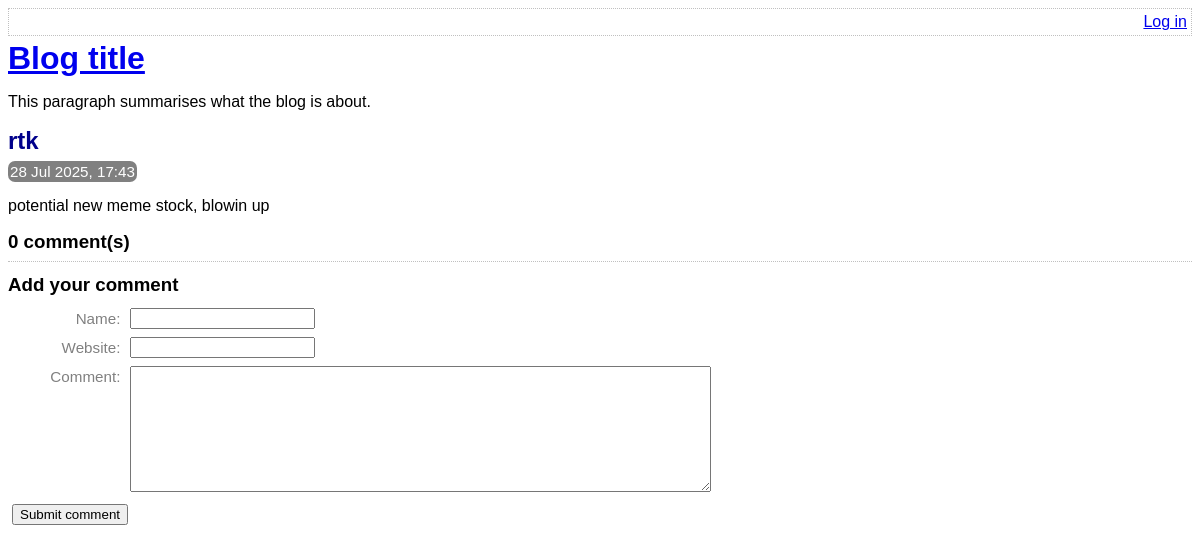
The app's page /view-post.php?post_id=6 with its own data.
### tables this page shows
CREATE TABLE post (
    id INTEGER PRIMARY KEY AUTOINCREMENT NOT NULL,
    title VARCHAR NOT NULL,
    body VARCHAR NOT NULL,
    user_id INTEGER NOT NULL,
    created_at TEXT NOT NULL,
    updated_at VARCHAR,
    FOREIGN KEY (user_id) REFERENCES user(id)
);

### lib/view-post.php (called while the page is built, shortened)
<?php
function getPostRow(PDO $pdo, $postId) {
    $stmt = $pdo->prepare(
        'SELECT
            title, created_at, body
        FROM
            post
        WHERE
            id = :id'
    );
    $result = $stmt->execute(
        array('id' => $postId, )
    );
    $row = $stmt->fetch(PDO::FETCH_ASSOC);
    return $row;
}

### view-post.php (the view, shortened to what this page needs)
<?php
require_once 'lib/common.php';
require_once 'lib/view-post.php';
if (isset($_GET['post_id'])) {
    $postId = (int) $_GET['post_id'];
} else {
    $postId = 0;
}
$pdo = getPDO();
$row = getPostRow($pdo, $postId);
?>
<!DOCTYPE html>
<html>
    <head>
        <?php require 'templates/head.php' ?>
    </head>
    <body>
        <?php require 'templates/title.php' ?>
        <div class="post">
            <h2>
                <?php echo htmlEscape($row['title']) ?>
            </h2>
            <div class="date">
                <?php echo convertSqlDate($row['created_at']) ?>
            </div>
            <?php echo convertNewLinesToParagraphs($row['body']) ?>
        </div>
        <div class="comment-list">
            <h3><?php echo countCommentsForPost($pdo, $postId) ?> comment(s)</h3>
        </div>
        <?php require 'templates/comment-form.php' ?>
    </body>
</html>

### lib/common.php (shortened to what this page needs)
<?php
function htmlEscape($html) {
    return htmlspecialchars($html, ENT_HTML5, 'UTF-8');
}
function convertSqlDate($sqlDate) {
    $date = DateTime::createFromFormat('Y-m-d H:i:s', $sqlDate);
    return $date->format('d M Y, H:i');
}
function convertNewLinesToParagraphs($text) {
    $escaped = htmlEscape($text);
    return '<p>' . str_replace("\n", "</p><p>", $escaped) . '</p>';
}
function countCommentsForPost(PDO $pdo, $postId) {
    $sql = "
        SELECT
            COUNT(*) c
        FROM
            comment
        WHERE
            post_id = :post_id
    ";
    $stmt = $pdo->prepare($sql);
    $stmt->execute(
        array('post_id' => $postId, )
    );
    return (int) $stmt->fetchColumn();
}

### assets/main.css (style rules this page uses)
h1, h2, h3 { margin-top: 0; margin-bottom: 8px; }
body { font-family: sans-serif; }
.post-synopsis h2, .post h2 { color: darkblue; }
.post .date, .post-synopsis .meta { color: white; background-color: grey; border-radius: 7px; padding: 2px; display: inline; font-size: 0.95em; }
.comment-list { border-bottom: 1px dotted silver; margin-bottom: 12px; }

### records on screen
post: title "rtk", created_at "28 Jul 2025, 17:43", body "potential new meme stock, blowin up"

### other values on screen
countCommentsForPost($pdo, $postId) "0"
